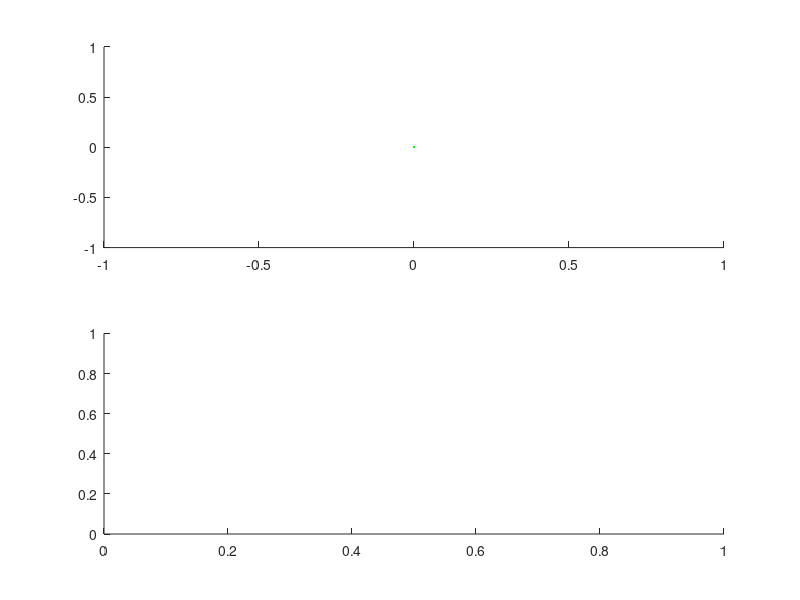

Reproduce this figure in MATLAB. (Note: this script raises an error after producing the figure.)
clc
clear all
close all

subs=[2:8; 23:29]';
blocksetup=[0 0 1;1 0 2; 1 1 3; 1 0 2; 0 0 1];
colors='krg';
markers={'-','-.','--'};

for k=2 %:7
    figure(k)
    clf
    subplot(2,1,1)
    hold on
    for kk=1:3
        plot(0,0,colors(kk))
    end
    subplot(2,1,2)
    hold on
    
    for exnum=[2]
        S=subs(k,exnum);
        load(['./Data/output',num2str(S),'.mat'])
        try
            error
            trials(3).xrot+2;
        catch
            for T=1:480
                trials(T).arot=rotateProgressError(trials(T).a,trials(T).x(100,:),trials(T).targ);
                trials(T).xrot=rotateProgressError(trials(T).x,trials(T).x(100,:),trials(T).targ);
                trials(T).frot=rotateProgressError(trials(T).f,trials(T).x(100,:),trials(T).targ);
                trials(T).yrot=rotateProgressError(trials(T).y,trials(T).y(100,:),trials(T).targ);
            end
            save(['./Data/output',num2str(S),'.mat'],'trials','params')
        end
        for T=5:480
            B=floor(T/96)+1;
            if trials(T).targcat~=0
                t=trials(T).t-trials(T).t(1);
                subplot(2,1,1)
                plot(t,abs(trials(T).frot(:,2))./abs(trials(T).xrot(:,2)),colors(blocksetup(B,3)),'linewidth',.001);
                subplot(2,1,2)
                plot(t,abs(trials(T).frot(:,2))./abs(trials(T).yrot(:,2)),colors(blocksetup(B,3)),'linewidth',.001);
            end
        end
    end
end

subplot(2,1,1)
legend('No forces','Forces','Forces+Intent')
title('Hand')
xlim([0 2])
subplot(2,1,2)
title('Extraction')
xlim([0 2])
